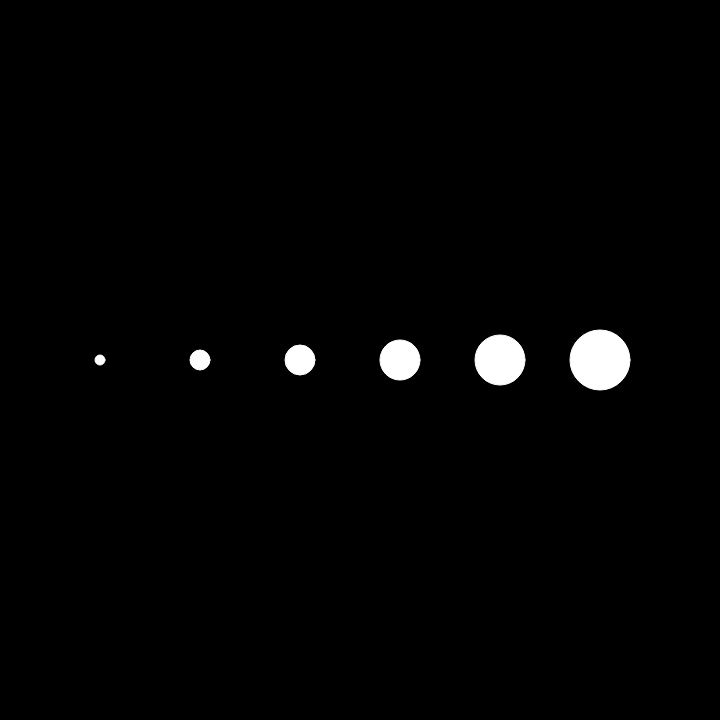
Frame 1 (no input)
Frame 60 (no input): identical to frame 1, image omitted
Frame 120 (the mouse pressed at the canvas centre since frame 60): identical to frame 1, image omitted

The p5.js sketch that drew this single still picture (run headless with seeded random() and noise() and a simulated clock; from frame 60 on, the mouse is pressed at the canvas centre):

// p5.js sketch
// ── sketch.js
var nums = [100, 200, 300, 400, 500, 600]

function setup() {
  createCanvas(720, 720);
}

function draw() {
  background(0);

  stroke(255);

  for (var i = 0; i < nums.length; i++) {
    ellipse(nums[i], height / 2, i * 10 + 10, i * 10 + 10);
  }
}
